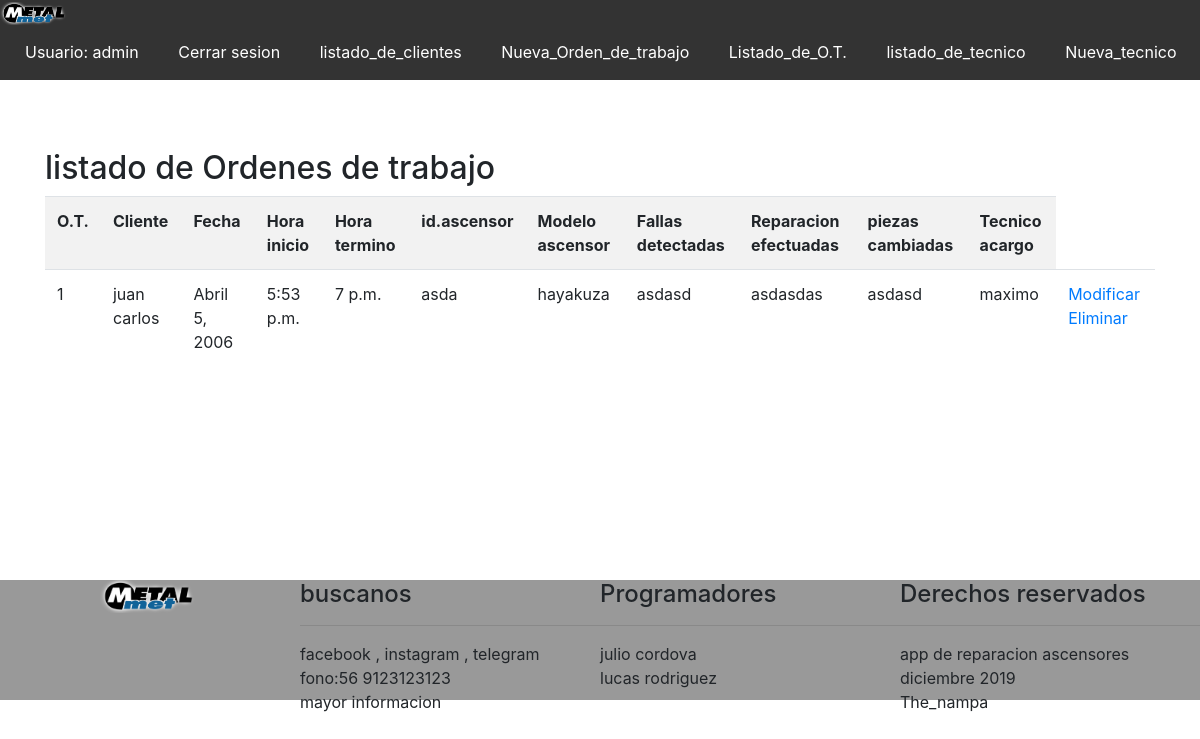
/listado-ot/ (signed in), run on the app's committed database.
### core/models.py (models this page shows, shortened)
class Ordentrabajo(models.Model):
    ot = models.IntegerField()
    cliente = models.ForeignKey(Cliente, on_delete=models.CASCADE)
    fecha = models.DateField()
    hora_inicio = models.TimeField()
    hora_termino = models.TimeField()
    id_ascensor = models.CharField(max_length=20)
    modelo_ascensor = models.CharField(max_length=25)
    fallas_detectadas = models.TextField(null=True,blank=True)
    reparacion_efectuada = models.TextField(null=True,blank=True)
    piezas_cambiadas = models.TextField(null=True,blank=True)
    tecnico = models.ForeignKey(Tecnico, on_delete=models.CASCADE)

class Cliente(models.Model):
    nombre = models.CharField(max_length=50)
    direccion = models.CharField(max_length=100)
    ciudad = models.CharField(max_length=50)
    comuna = models.CharField(max_length=50)
    telefono = models.IntegerField()
    correo = models.CharField(max_length=70)
    def __str__(self):
        return self.nombre

class Tecnico(models.Model):
    nombre = models.CharField(max_length=50)
    imagen = models.ImageField(null=True, blank=True)
    def __str__(self):
        return self.nombre

### core/views.py (the view)
# urls.py: path('listado-ot/', listado_ot , name="listado_ot"),
@permission_required('core.view_ot')
def listado_ot(request):
    ordentrabajos = Ordentrabajo.objects.all()
    data = {
        'ordentrabajos' : ordentrabajos
    }
    return render(request, 'core/listado_ot.html', data)

### core/templates/core/listado_ot.html (shortened to what this page needs)
{% extends 'core/base.html' %}
{% load static %}
{% block contenido %}
<h2>listado de Ordenes de trabajo</h2>
<table class="table table-striped">
    <tr>
        <th>O.T.</th>
        <th>Cliente</th>
        <th>Fecha</th>
        <th>Hora inicio</th>
        <th>Hora termino</th>
        <th>id.ascensor</th>
        <th>Modelo ascensor</th>
        <th>Fallas detectadas</th>
        <th>Reparacion efectuadas</th>
        <th>piezas cambiadas</th>
        <th>Tecnico acargo</th>
    </tr>
    {% for o in ordentrabajos %}
    <tr>
        <td>{{o.ot}} </td>
        <td>{{o.cliente}}</td>
        <td>{{o.fecha}}</td>
        <td>{{o.hora_inicio}} </td>
        <td>{{o.hora_termino}} </td>
        <td>{{o.id_ascensor}} </td>
        <td>{{o.modelo_ascensor}} </td>
        <td>{{o.fallas_detectadas}} </td>
        <td>{{o.reparacion_efectuada}} </td>
        <td>{{o.piezas_cambiadas}} </td>
        <td>{{o.tecnico}} </td>
        <td>
            <a href="{% url 'modificar_ot' o.id %}">Modificar</a>
            <a href="#" onclick="confirmarEliminacion2({{o.id}})">Eliminar</a>
        </td>
    </tr>
    {% endfor %}
</table>
{% endblock %}

### core/templates/core/base.html (shortened to what this page needs)
<!DOCTYPE html>
<html lang="es">
<head>
    {% load static %}
    <link rel="stylesheet" href="{% static 'core/css/estilos.css' %}">
    <link rel="stylesheet" href="https://stackpath.bootstrapcdn.com/bootstrap/4.3.1/css/bootstrap.min.css">
</head>
<body >
    <header>
        <img src="{% static 'core/img/logo.png' %}" alt="Logo" class="logo">
        <nav>
                <ul>
                    {% if user.is_authenticated %}
                        <li>
                            <a href="#">Usuario: {{ user.username }}</a>
                        </li>
                        <li>
                            <a href="{% url 'logout' %}">Cerrar sesion</a>
                        </li>
                        <li>
                            <a href="{% url 'listado_clientes'%}">listado_de_clientes</a>
                        </li>
                        <li>
                            <a href="{% url 'nuevo_ot'%}">Nueva_Orden_de_trabajo</a>
                        </li>
                        <li>
                            <a href="{% url 'listado_ot'%}">Listado_de_O.T.</a>
                        </li>
                        <li>
                            <a href="{% url 'listado_tecnico'%}">listado_de_tecnico</a>
                        </li>
                        <li>
                            <a href="{% url 'nuevo_tecnico'%}">Nueva_tecnico</a>
                        </li>
                        <li>
                            <a href="{% url 'nuevo_cliente'%}">nuevo_cliente</a>
                        </li>
                    {% endif%}
                    <li>
                        <a href="{% url 'index' %}">Home</a>
                    </li>
                    <li>
                        <a href="{% url 'contacto' %}">Contacto</a>
                    </li>
                    <li>
                        <a href="{% url 'galeria' %}">galeria</a>
                    </li>
                </ul>
        </nav>
    </header>
    <div id="principal">
       <br>
       <div class="container">
            {% block contenido %}
            {% endblock %}
       </div>
    </div>
    <footer class="hide_on_mobile">
        <div>
            <img src="{% static 'core/img/logo.png' %}" alt="logo" class="logo_footer">
        </div>
        <div>
            <h4>buscanos</h4>
            <hr>
            <ul>
                <li>facebook , instagram , telegram</li>
                <li>fono:56 9123123123</li>
                <li>mayor informacion</li>
            </ul>
        </div>
        <div>
                <h4>Programadores</h4>
                <hr>
                <ul>
                    <li>julio cordova</li>
                    <li>lucas rodriguez</li>
                </ul>
        </div>
        <div>
                <h4>Derechos reservados </h4>
                <hr>
                <ul>
                    <li>app de reparacion ascensores</li>
                    <li>diciembre 2019</li>
                    <li>The_nampa </li>
                </ul>
        </div>
    </footer>
</body>
</html>

### core/static/core/css/estilos.css (style rules this page uses)
* { margin:0; padding: 0; }
body { background-color:rgb(219, 219, 219); font-family: fantasy; }
header { width: 100%; height: 80px; background-color:#333; transition: all 0.5s; }
#principal { width: 100%; min-height: 500px; height: auto; }
footer { width: 100%; height: 120px; background-color:#999; }
nav { width: auto; float:right; }
nav > ul > li { display: inline-block; margin-left:15px; padding:15px 10px; transition: all 0.5s; }
nav > ul > li > a { color:white; text-decoration: none; }
.logo { width: 70px; }
footer > div { width: 25%; float:left; }
footer li { list-style: none; }
.logo_footer { width: 100px; margin:auto; display: block; }
.hide_on_mobile { display: block; }

### data on the page
Ordentrabajo: ot "1", cliente "juan carlos", fecha "Abril 5, 2006", hora_inicio "5:53 p.m.", hora_termino "7 p.m.", id_ascensor "asda", modelo_ascensor "hayakuza", fallas_detectadas "asdasd", reparacion_efectuada "asdasdas", piezas_cambiadas "asdasd", tecnico "maximo"

### other printed values
{{ user.username }} "admin"
